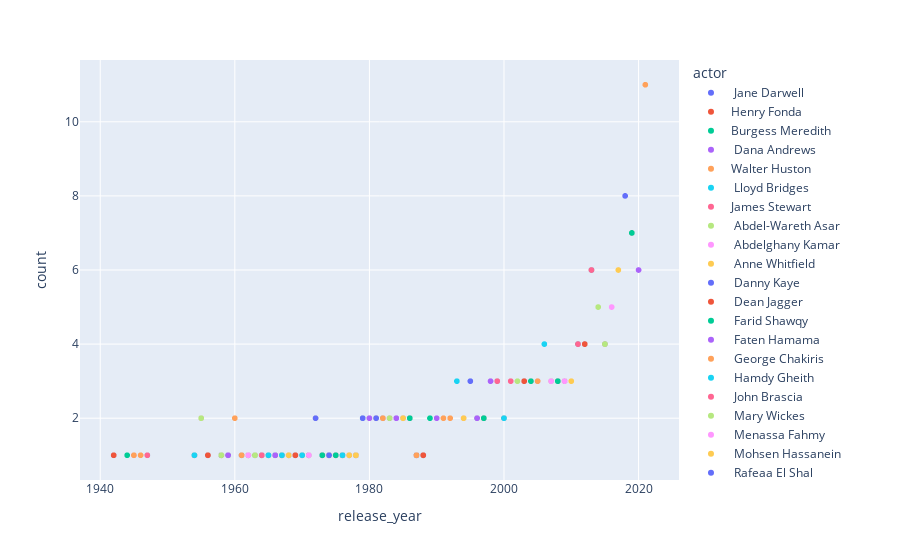

Notebook code for this chart:
### Markdown cell above
**Please note that there are duplicated values that can not present in the graph**

### Code cell
m = act_group.groupby('release_year')['count'].transform('max') == act_group['count']
dfmax = act_group.loc[m]
fig = px.scatter(data_frame=act_group.loc[m], x = 'release_year',y='count', color='actor')
fig.show(renderer="svg")
